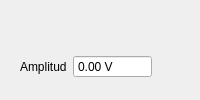
              <widget class="QWidget" name="tab_10">
               <attribute name="title">
                <string>Rta Escalón</string>
               </attribute>
               <layout class="QVBoxLayout" name="verticalLayout_17">
                <item>
                 <layout class="QVBoxLayout" name="verticalLayout_16">
                  <item>
                   <widget class="PlotWidget" name="Escalon_Plot" native="true"/>
                  </item>
                  <item>
                   <widget class="QWidget" name="horizontalWidget_13" native="true">
                    <property name="sizePolicy">
                     <sizepolicy hsizetype="Fixed" vsizetype="Fixed">
                      <horstretch>0</horstretch>
                      <verstretch>0</verstretch>
                     </sizepolicy>
                    </property>
                    <layout class="QHBoxLayout" name="horizontalLayout_17">
                     <property name="topMargin">
                      <number>11</number>
                     </property>
                     <property name="bottomMargin">
                      <number>11</number>
                     </property>
                     <item>
                      <widget class="QLabel" name="Ganancia_L_11">
                       <property name="sizePolicy">
                        <sizepolicy hsizetype="Fixed" vsizetype="Preferred">
                         <horstretch>0</horstretch>
                         <verstretch>0</verstretch>
                        </sizepolicy>
                       </property>
                       <property name="text">
                        <string>Amplitud</string>
                       </property>
                      </widget>
                     </item>
                     <item>
                      <widget class="QDoubleSpinBox" name="Amplitud_T">
                       <property name="sizePolicy">
                        <sizepolicy hsizetype="Preferred" vsizetype="Fixed">
                         <horstretch>0</horstretch>
                         <verstretch>0</verstretch>
                        </sizepolicy>
                       </property>
                       <property name="accessibleDescription">
                        <string/>
                       </property>
                       <property name="wrapping">
                        <bool>false</bool>
                       </property>
                       <property name="buttonSymbols">
                        <enum>QAbstractSpinBox::NoButtons</enum>
                       </property>
                       <property name="accelerated">
                        <bool>false</bool>
                       </property>
                       <property name="correctionMode">
                        <enum>QAbstractSpinBox::CorrectToPreviousValue</enum>
                       </property>
                       <property name="showGroupSeparator" stdset="0">
                        <bool>false</bool>
                       </property>
                       <property name="prefix">
                        <string/>
                       </property>
                       <property name="suffix">
                        <string> V</string>
                       </property>
                       <property name="maximum">
                        <double>999999999.000000000000000</double>
                       </property>
                      </widget>
                     </item>
                    </layout>
                   </widget>
                  </item>
                 </layout>
                </item>
               </layout>
              </widget>
